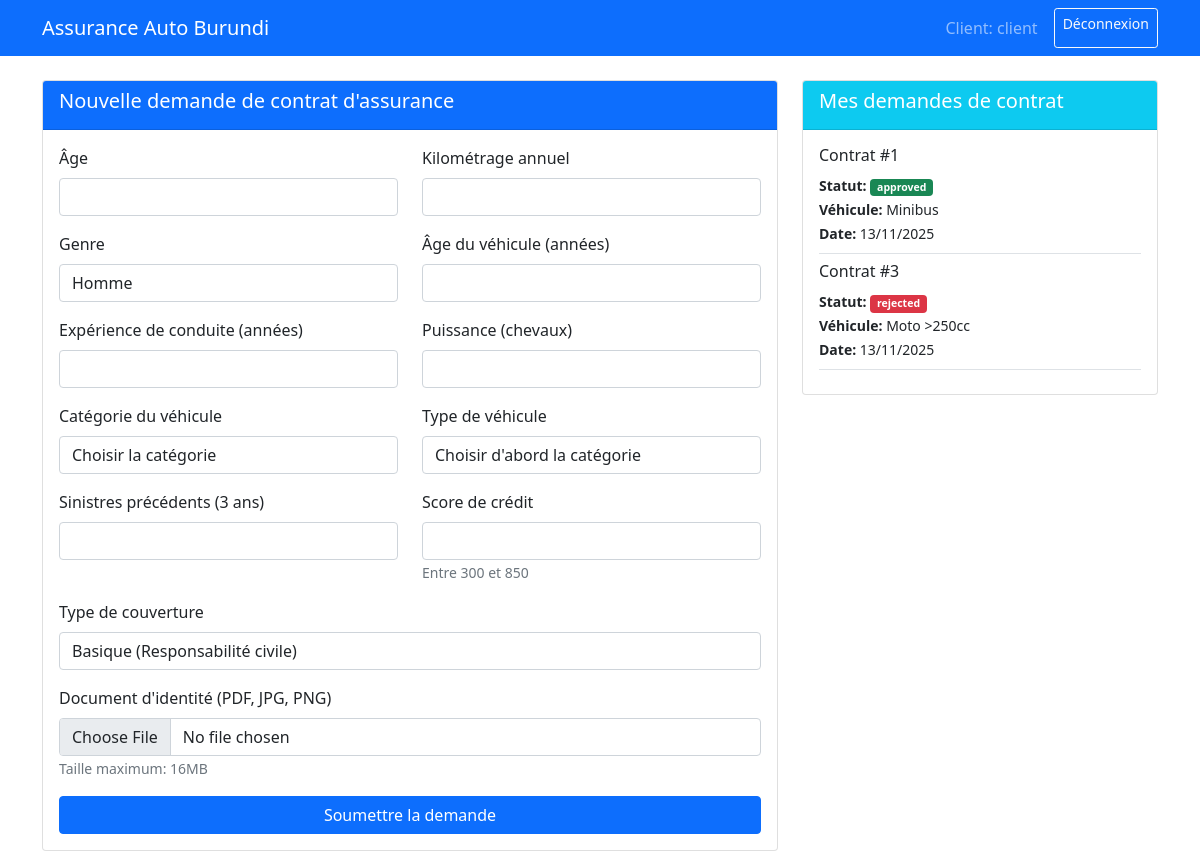
Before: /dashboard (signed in) with the older database file.
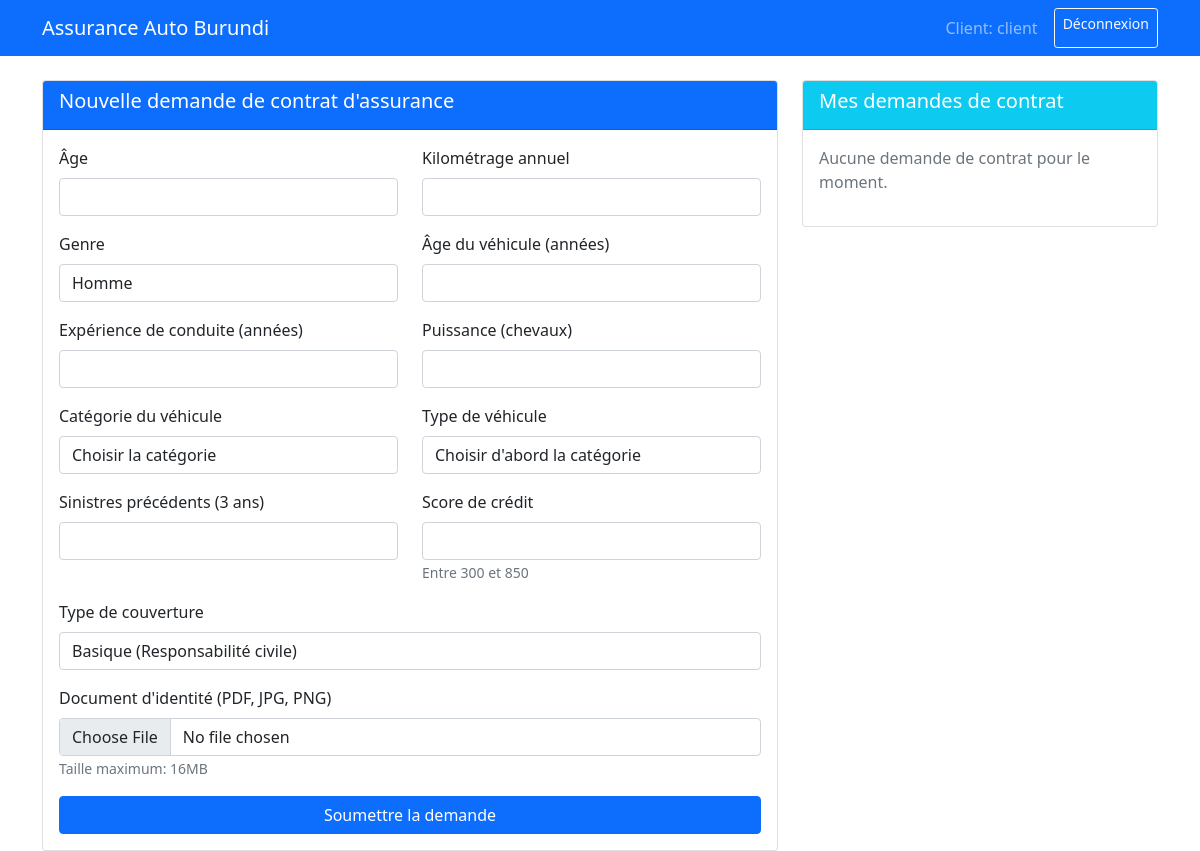
After: the same page with the newer database file.
### app.py (models this page shows)
class ContractRequest(db.Model):
    id = db.Column(db.Integer, primary_key=True)
    client_id = db.Column(db.Integer, db.ForeignKey('user.id'), nullable=False)
    status = db.Column(db.String(20), default='pending')
    age = db.Column(db.Integer, nullable=False)
    gender = db.Column(db.String(10), nullable=False)
    driving_experience = db.Column(db.Integer, nullable=False)
    annual_mileage = db.Column(db.Integer, nullable=False)
    vehicle_age = db.Column(db.Integer, nullable=False)
    vehicle_power = db.Column(db.Integer, nullable=False)
    vehicle_type = db.Column(db.String(50), nullable=False)
    vehicle_category = db.Column(db.String(50), nullable=False)
    previous_claims = db.Column(db.Integer, default=0)
    credit_score = db.Column(db.Integer, nullable=False)
    coverage_type = db.Column(db.String(20), nullable=False)
    document_filename = db.Column(db.String(255))
    predicted_claims = db.Column(db.Float)
    claim_probability = db.Column(db.Float)
    predicted_cost = db.Column(db.Float)
    insurance_premium = db.Column(db.Float)
    created_at = db.Column(db.DateTime, default=datetime.utcnow)
    client = db.relationship('User', backref=db.backref('contracts', lazy=True))

### app.py (the view)
@app.route('/dashboard')
def dashboard():
    if 'user_id' not in session:
        return redirect(url_for('login'))
    if session['role'] == 'client':
        my_contracts = ContractRequest.query.filter_by(client_id=session['user_id']).all()
        return render_template('client_dashboard.html', contracts=my_contracts)
    elif session['role'] == 'agent':
        pending_requests = ContractRequest.query.filter_by(status='pending').all()
        return render_template('agent_dashboard.html', requests=pending_requests, vehicle_types=VEHICLE_TYPES)
    elif session['role'] == 'admin':
        return redirect(url_for('admin_dashboard'))
    return redirect(url_for('login'))

### templates/client_dashboard.html (shortened to what the changed rows need)
<!DOCTYPE html>
<html lang="fr">
<head>
    <link href="https://cdn.jsdelivr.net/npm/bootstrap@5.1.3/dist/css/bootstrap.min.css" rel="stylesheet">
</head>
<body>
    <div class="container mt-4">
        <div class="row">
            <div class="col-md-4">
                <div class="card">
                    <div class="card-body">
                        {% if contracts %}
                            {% for contract in contracts %}
                            <div class="border-bottom pb-2 mb-2">
                                <h6>Contrat #{{ contract.id }}</h6>
                                <small>
                                    <strong>Statut:</strong>
                                    <span class="badge bg-{{
                                        'warning' if contract.status == 'pending'
                                        else 'info' if contract.status == 'prime_sent'
                                        else 'success' if contract.status == 'approved'
                                        else 'danger'
                                    }}">
                                        {{ contract.status }}
                                    </span><br>
                                    <strong>Véhicule:</strong> {{ contract.vehicle_type }}<br>
                                    <strong>Date:</strong> {{ contract.created_at.strftime('%d/%m/%Y') }}
                                </small>
                            </div>
                            {% endfor %}
                        {% else %}
                            <p class="text-muted">Aucune demande de contrat pour le moment.</p>
                        {% endif %}
                    </div>
                </div>
            </div>
        </div>
    </div>
</body>
</html>

Changed rows visible on the page:
removed ContractRequest: id "1", status "approved", vehicle_type "Minibus", created_at "13/11/2025"
removed ContractRequest: id "3", status "rejected", vehicle_type "Moto >250cc", created_at "13/11/2025"
Other visible differences:
text now shown: "Aucune demande de contrat pour le moment."
